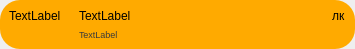
<?xml version="1.0" encoding="UTF-8"?>
<ui version="4.0">
 <class>Form</class>
 <widget class="QWidget" name="Form">
  <property name="geometry">
   <rect>
    <x>0</x>
    <y>0</y>
    <width>355</width>
    <height>48</height>
   </rect>
  </property>
  <property name="windowTitle">
   <string>Form</string>
  </property>
  <layout class="QHBoxLayout" name="horizontalLayout">
   <property name="spacing">
    <number>0</number>
   </property>
   <property name="leftMargin">
    <number>0</number>
   </property>
   <property name="topMargin">
    <number>0</number>
   </property>
   <property name="rightMargin">
    <number>0</number>
   </property>
   <property name="bottomMargin">
    <number>0</number>
   </property>
   <item>
    <widget class="QFrame" name="frame">
     <property name="styleSheet">
      <string notr="true">QFrame#frame{
background-color: rgb(255, 170, 0);
border-radius: 20px;
}</string>
     </property>
     <property name="frameShape">
      <enum>QFrame::StyledPanel</enum>
     </property>
     <property name="frameShadow">
      <enum>QFrame::Raised</enum>
     </property>
     <layout class="QHBoxLayout" name="horizontalLayout_2">
      <property name="spacing">
       <number>0</number>
      </property>
      <property name="leftMargin">
       <number>0</number>
      </property>
      <property name="topMargin">
       <number>0</number>
      </property>
      <property name="rightMargin">
       <number>0</number>
      </property>
      <property name="bottomMargin">
       <number>0</number>
      </property>
      <item alignment="Qt::AlignTop">
       <widget class="QWidget" name="widget" native="true">
        <layout class="QVBoxLayout" name="verticalLayout_2">
         <item>
          <widget class="QLabel" name="pairTime">
           <property name="text">
            <string>TextLabel</string>
           </property>
          </widget>
         </item>
        </layout>
       </widget>
      </item>
      <item>
       <widget class="QWidget" name="widget_2" native="true">
        <property name="sizePolicy">
         <sizepolicy hsizetype="Expanding" vsizetype="Preferred">
          <horstretch>0</horstretch>
          <verstretch>0</verstretch>
         </sizepolicy>
        </property>
        <layout class="QVBoxLayout" name="verticalLayout">
         <item>
          <widget class="QLabel" name="discipline">
           <property name="lineWidth">
            <number>0</number>
           </property>
           <property name="text">
            <string>TextLabel</string>
           </property>
           <property name="scaledContents">
            <bool>true</bool>
           </property>
           <property name="alignment">
            <set>Qt::AlignLeading|Qt::AlignLeft|Qt::AlignTop</set>
           </property>
           <property name="wordWrap">
            <bool>true</bool>
           </property>
          </widget>
         </item>
         <item>
          <widget class="QLabel" name="teacher">
           <property name="font">
            <font>
             <pointsize>7</pointsize>
            </font>
           </property>
           <property name="styleSheet">
            <string notr="true">color: rgb(58, 58, 58);</string>
           </property>
           <property name="text">
            <string>TextLabel</string>
           </property>
           <property name="wordWrap">
            <bool>true</bool>
           </property>
          </widget>
         </item>
        </layout>
       </widget>
      </item>
      <item alignment="Qt::AlignRight|Qt::AlignTop">
       <widget class="QWidget" name="widget_3" native="true">
        <property name="styleSheet">
         <string notr="true">border-bottom-left-radius: 15px;
border-top-right-radius: 15px;</string>
        </property>
        <layout class="QHBoxLayout" name="horizontalLayout_3">
         <item>
          <widget class="QLabel" name="occupation">
           <property name="text">
            <string>лк</string>
           </property>
          </widget>
         </item>
        </layout>
       </widget>
      </item>
     </layout>
    </widget>
   </item>
  </layout>
 </widget>
 <resources/>
 <connections/>
</ui>
